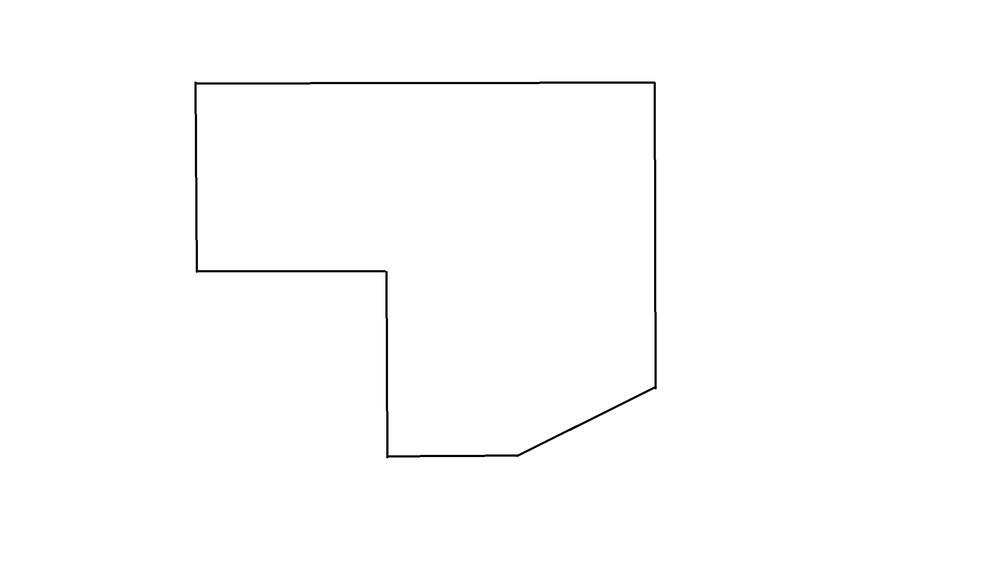
#> input picture AdvancedModels/Images/Input/LeanTest_1.png, 1000 x 562 px, shrunk from 2304 x 1296 before the run, found by its file name; its folder holds only this picture in this run
$ python model.py
#> lines starting #> are read from the running program, lines starting #| are printed output that depends on the picture; after the words box and inside, x2 and y2 are one past the last pixel; in counts of white or black regions, pixels touching at a corner belong together
import cv2
import numpy as np
import os
import sys
sys.path.append("../")
#from ..lib.reusable_methods import load_images_from_folder

def load_images_from_folder(folder):
    images = []
    for filename in os.listdir(folder):
        img = cv2.imread(os.path.join(folder, filename))
#> img is the input picture: shape (562, 1000, 3); min 0, max 255, mean 253.4
        if img is not None:
            images.append(img)
    return images


# Image Path
input_folder_path = '/home/coffee_6ean/Linux/AdvancedModels/Images/Input'
output_folder_path = '/home/coffee_6ean/Linux/AdvancedModels/Images/Process/Washing/'

# Load images from the input folder
images = load_images_from_folder(input_folder_path)
#> images = 1 item

# Process each image
for idx, image in enumerate(images):
    # Convert the image to grayscale
    gray = cv2.cvtColor(image, cv2.COLOR_BGR2GRAY)

    # Apply a binary threshold to separate darker lines from lighter areas
    _, binary = cv2.threshold(gray, 128, 255, cv2.THRESH_BINARY)

    # Invert the binary image
    binary = cv2.bitwise_not(binary)

    # Perform erosion
    kernel = np.ones((2, 2), np.uint8)  # Define a 2x2 kernel for erosion
    eroded_image = cv2.erode(binary, kernel, iterations=2)

    # Invert the colors again to get white background and black lines
    final_image = cv2.bitwise_not(eroded_image)

    # Save the preprocessed image with erosion
    output_file_path = os.path.join(output_folder_path, f'preprocessed_image_eroded_{idx}.jpg')
    cv2.imwrite(output_file_path, final_image)
    print(f"Preprocessed image {idx + 1} saved to: {output_file_path}")
#> this loop made 1 pass
#> kernel on pass 1: [[1, 1], [1, 1]]
#| Preprocessed image 1 saved to: /home/coffee_6ean/Linux/AdvancedModels/Images/Process/Washing/preprocessed_image_eroded_0.jpg
#> pass 1, `_, binary = cv2.threshold(gray, 128, 255, cv2.THRESH_BINARY)`:
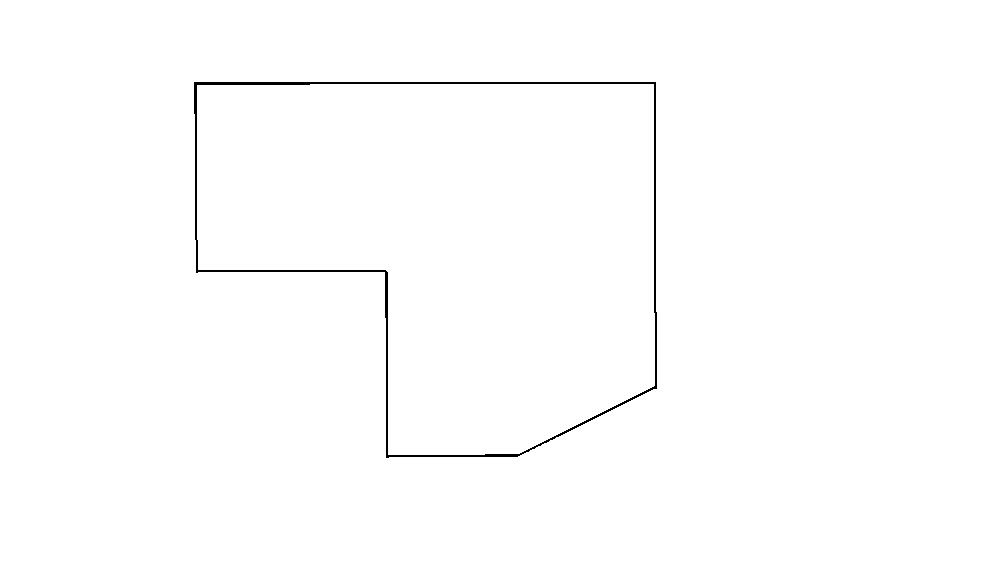
#> binary: shape (562, 1000); 99.4% white; black in thin lines or dots, all inside (x1, y1, x2, y2) = (194, 82, 657, 458)
#> pass 1, `eroded_image = cv2.erode(binary, kernel, iterations=2)`:
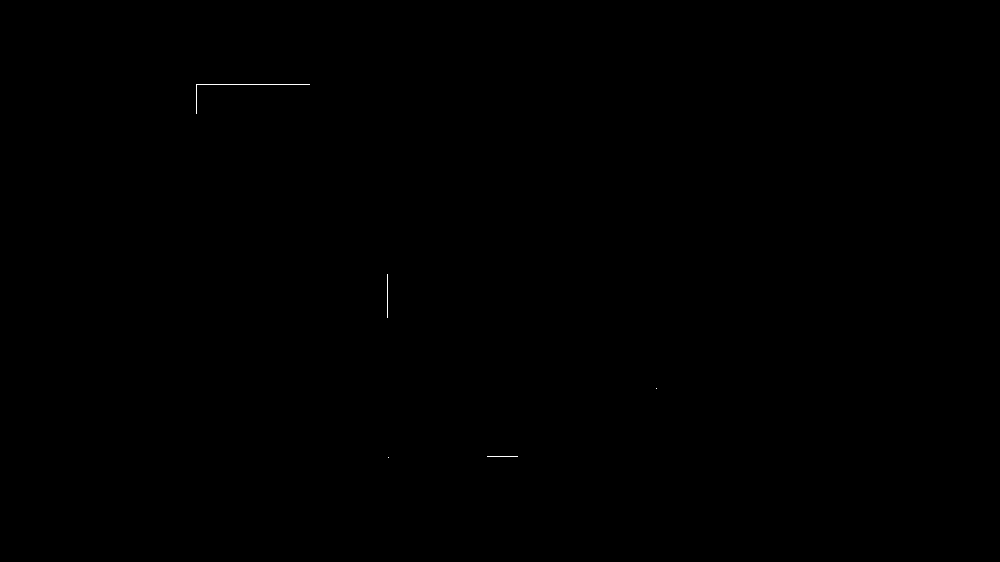
#> eroded_image: shape (562, 1000); 0.04% white in thin lines or dots, all inside (x1, y1, x2, y2) = (196, 84, 657, 458)

$ run again, on AdvancedModels/Images/Input/LeanTest_Line_Detection_2.png
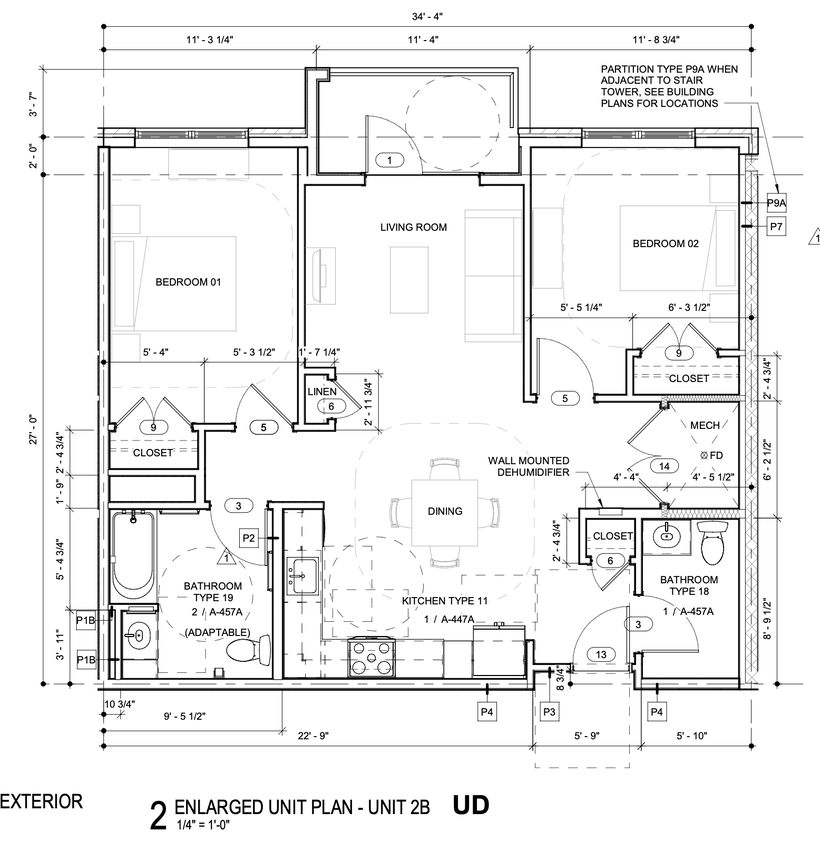
#> input picture AdvancedModels/Images/Input/LeanTest_Line_Detection_2.png, 820 x 861 px, shrunk from 1556 x 1634 before the run, found by its file name
#> in load_images_from_folder, img is the input picture: shape (861, 820, 3); min 0, max 255, mean 240.5
#> images = 1 item
#> the loop `for idx, image in enumerate(images):` made 1 pass
#> kernel on pass 1: [[1, 1], [1, 1]]
#> (printed output is left out)
#> pass 1, `_, binary = cv2.threshold(gray, 128, 255, cv2.THRESH_BINARY)`:
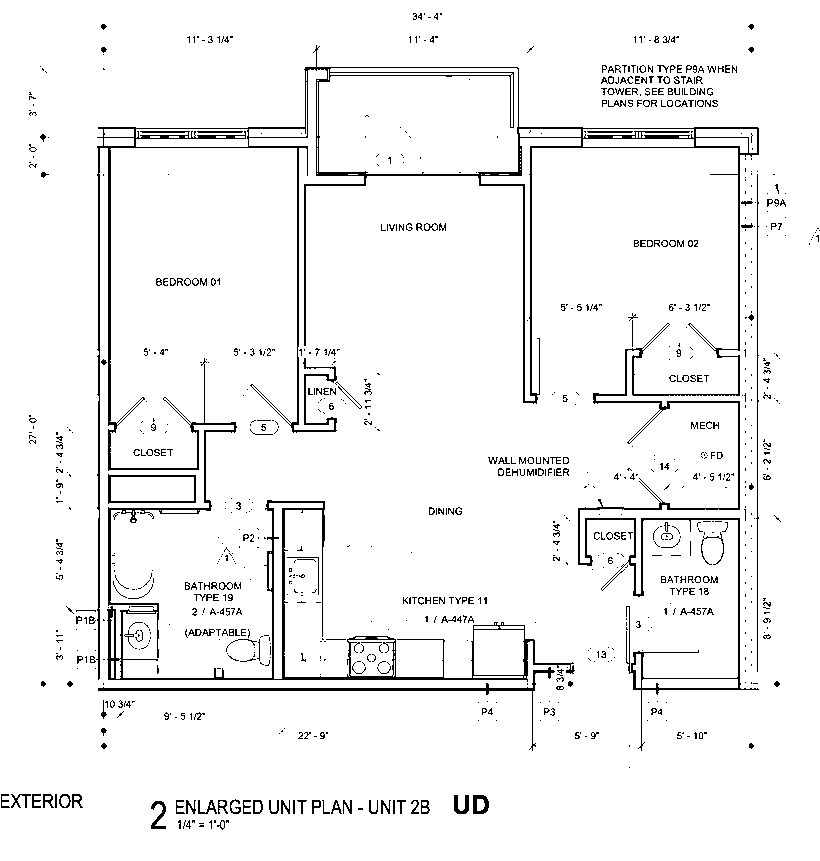
#> binary: shape (861, 820); 95.2% white; black in thin lines or dots
#> pass 1, `eroded_image = cv2.erode(binary, kernel, iterations=2)`:
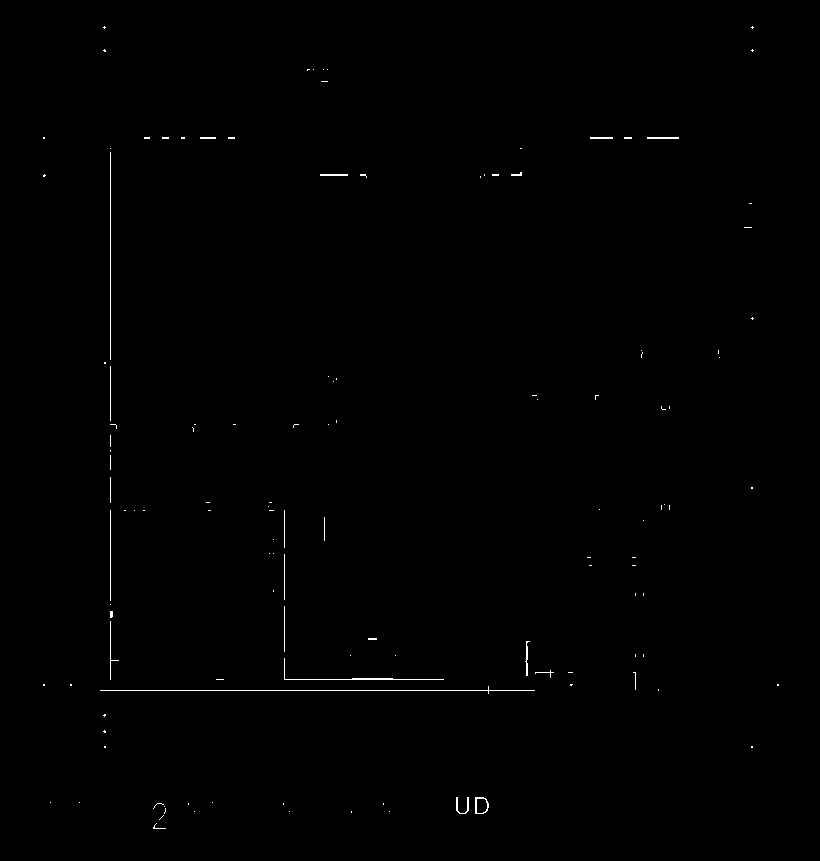
#> eroded_image: shape (861, 820); 0.32% white in thin lines or dots, all inside (x1, y1, x2, y2) = (43, 26, 779, 829)
